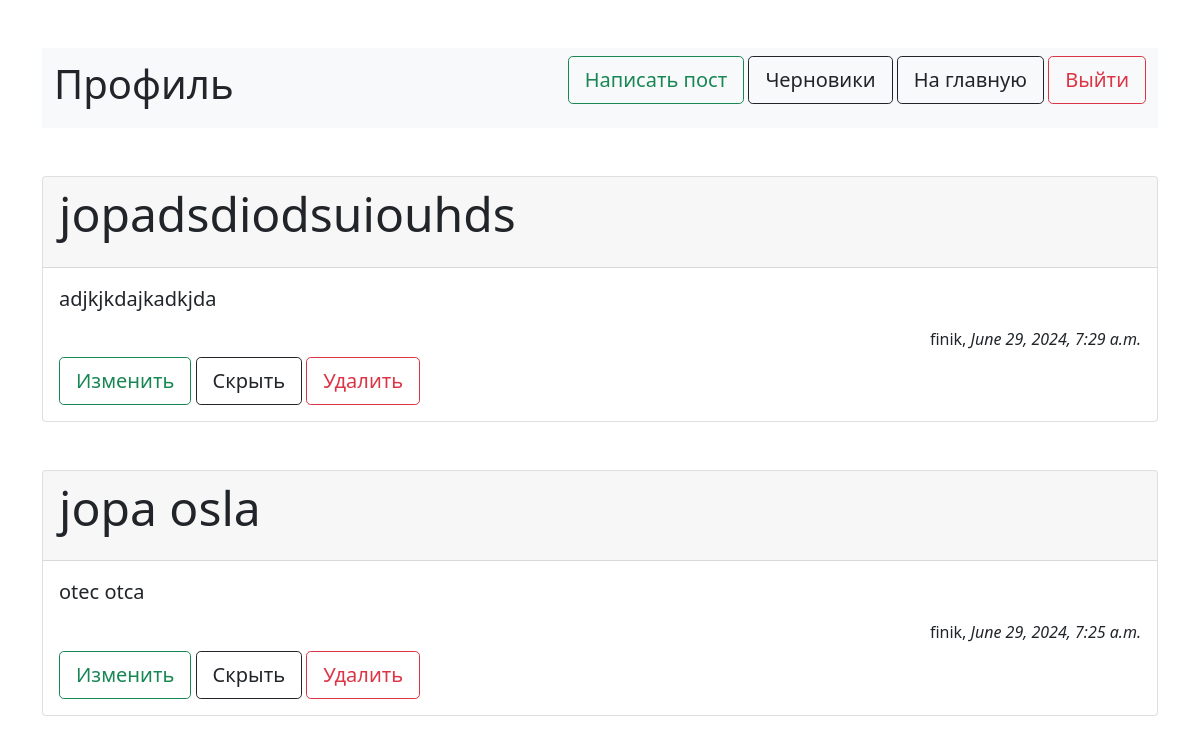
Page /profile/ (signed in) on the committed database.
### profile_app/models.py (models this page shows, shortened)
class Text_post(models.Model):
    title = models.CharField(max_length=30, default=' ')
    content = models.TextField()
    published_date = models.DateTimeField(auto_now_add=True)
    username = models.CharField(max_length=20, default='None')
    rating_like = models.PositiveIntegerField(default=0)
    rating_dislike = models.PositiveIntegerField(default=0)
    was_published = models.BooleanField(default=True)
    def was_published_recently(self):
        return self.published_date

### profile_app/views.py (the view)
# urls.py: path('', views.index, name='index_page')
def index(request):
    data = []
    for i in Text_post.objects.all().filter(username=request.user.username):
        if i.was_published:
            data.insert(0, {"id": i.id,'title':i.title, 'content':i.content, 'date':i.was_published_recently(), 'username':i.username})
    context = {'data': data}
    return render(request, 'profile_app/index.html', context=context)

### profile_app/templates/profile_app/index.html (shortened to what this page needs)
<!DOCTYPE html>
<html lang="en">
<head>
    <link href="https://cdn.jsdelivr.net/npm/bootstrap@5.0.2/dist/css/bootstrap.min.css" rel="stylesheet">
</head>
<body>
    {%if user.is_authenticated%}
        <div class="container-md">
            <br></br>
            <nav class="navbar navbar-expand-lg navbar-light bg-light">
                <div class="container-fluid">
                    <h1>Профиль</h1>
                    <figure class="text-end">
                        <a type="button" class="btn btn-outline-success btn-lg" href={% url 'new_post_page' %} role="button">Написать пост</a>
                        <a type="button" class="btn btn-outline-dark btn-lg" href={% url 'draft_list_page' %} role="button">Черновики</a>
                        <a type="button" class="btn btn-outline-dark btn-lg" href={% url 'index_page' %} role="button">На главную</a>
                        <a class="btn btn-outline-danger btn-lg" href={% url 'logout' %} role="button">Выйти</a>
                    </figure>
                </div>
            </nav>
        </div>
        {%for d in data %}
        <div class="container-md">
            <br></br>
            <div class="card">
                <div class="card-header">
                    <div>
                        <figure>
                            <figure><h5 class="display-5">{{ d.title }}</h5>
                    </div>
                </div>
                <div class="card-body">
                    <blockquote class="blockquote mb-1">
                        <footer class="blockquote">{{ d.content }}</footer>
                        <figure class="text-end"><h6>{{d.username}}, <em>{{ d.date }}</em></h6></figure>
                    </blockquote>
                    <a type="button" class="btn btn-outline-success btn-lg" href={% url 'change_post' d.id %} role="button">Изменить</a>
                    <a type="button" class="btn btn-outline-dark btn-lg" href={% url 'to_draft_post' d.id %} role="button">Скрыть</a>
                    <a type="button" class="btn btn-outline-danger btn-lg" href={% url 'delete_post' d.id %} role="button">Удалить</a>
                </div>
            </div>
        </div>
        {%endfor%}
    {% else %}
        <a class="btn btn-primary" href={% url 'log_in' %} role="button">Войти</a>
        <a class="btn btn-primary" href={% url 'sign_in' %} role="button">Зарегистрироваться</a>
    {% endif %}
</body>
</html>

### rows in the picture
Text_post: title "jopadsdiodsuiouhds", content "adjkjkdajkadkjda", username "finik", date "June 29, 2024, 7:29 a.m."
Text_post: title "jopa osla", content "otec otca", username "finik", date "June 29, 2024, 7:25 a.m."
